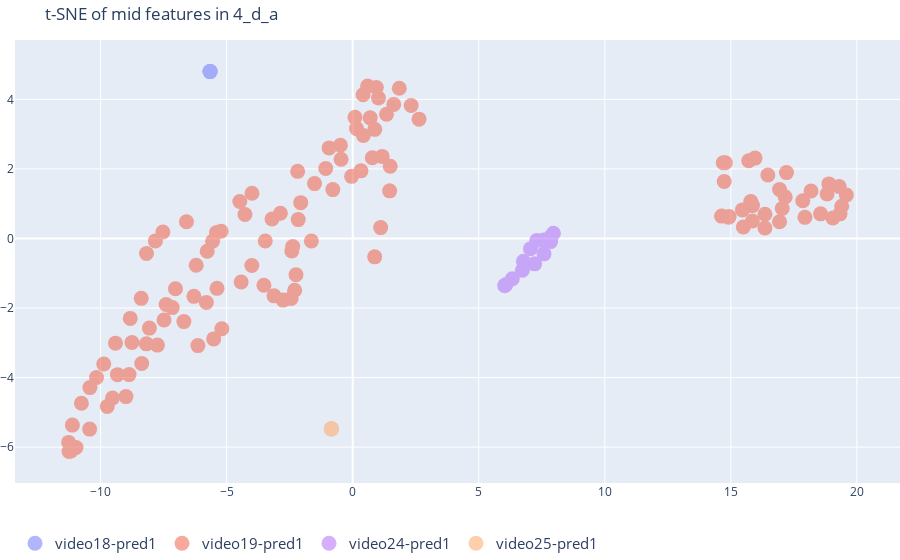

Notebook code for this chart:
### Code cell
get_tsne2("4_d_a", 10, ['video18', 'video19', 'video21', 'video24', 'video25'], ["video18-pred1", "video19-pred1", "video21-pred1", "video24-pred1", "video25-pred1"], only_pos=True)
